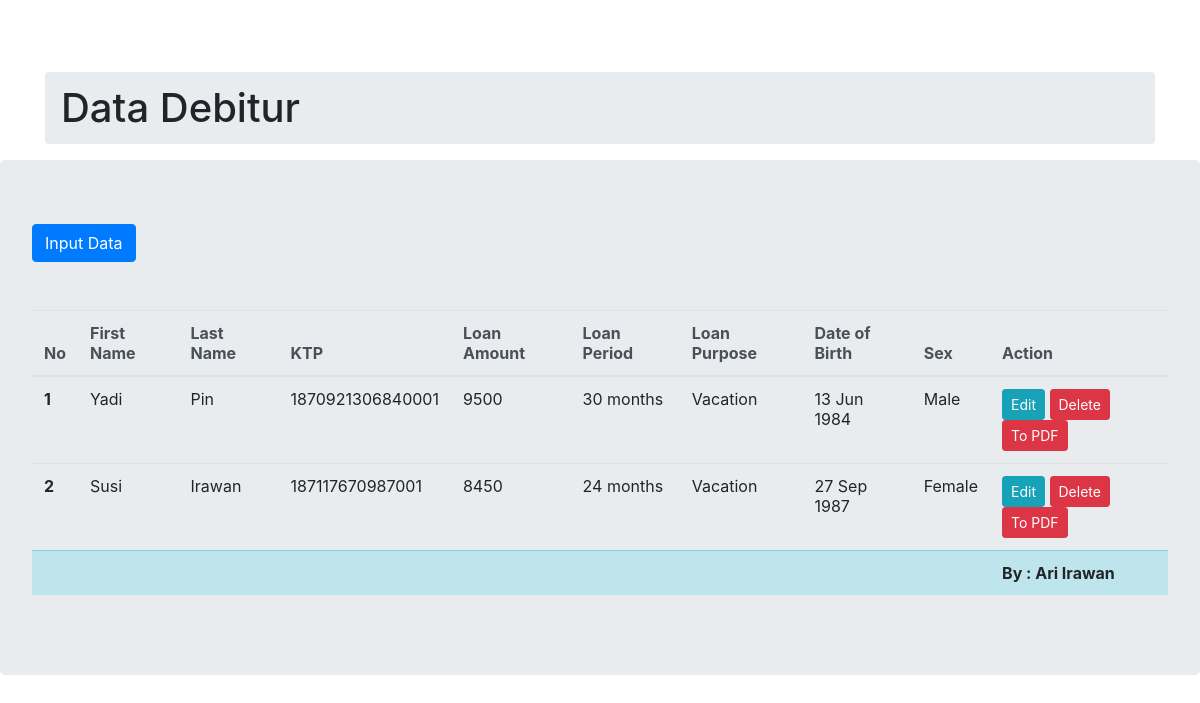
The page / on the database its author committed.
### tables this page shows
CREATE TABLE `debtor` (
  `id_debtor` int(11) NOT NULL,
  `name_debtor` varchar(255) NOT NULL,
  `name_debtor2` varchar(255) NOT NULL,
  `ktp_debtor` varchar(255) NOT NULL,
  `loan_amount` bigint(20) NOT NULL,
  `loan_period` int(11) NOT NULL,
  `loan_purpose` varchar(255) NOT NULL,
  `dob_debtor` date NOT NULL,
  `sex_debtor` int(11) NOT NULL
);

CREATE TABLE `period` (
  `id_period` int(11) NOT NULL,
  `period_time` int(11) NOT NULL
);

CREATE TABLE `purpose` (
  `id_purpose` int(11) NOT NULL,
  `desc_purpose` varchar(255) NOT NULL
);

### database.php (called while the page is built, shortened)
<?php
class database{
	var $host = "localhost";
	var $uname = "root";
	var $pass = "";
	var $dbd = "ari_irawan_bank_amar";
  var $conn = "";
	function __construct(){
		$this->conn=mysqli_connect($this->host, $this->uname, $this->pass,$this->dbd);
  }
  function tampil_data(){
    $data =
    "SELECT * FROM debtor as a
    join purpose as b on a.loan_purpose = b.id_purpose
    join period as c on c.id_period = a.loan_period";
    $result=mysqli_query($this->conn,$data);
    return $result;
  }
}

### index.php (the view, shortened to what this page needs)
<?php
include 'database.php';
include 'script.php';
$db = new database();
?>
<!doctype html>
<html lang="en">
  <head>
  </head>
  <body>
  <div class="container">
  <br><br><br>
    <h1 class="breadcrumb">Data Debitur</h1>
    </div>
    <div class="jumbotron">
    <a class="btn btn-primary" href="input.php">Input Data</a><br><br><br>
<table class="table ">
  <thead class="thead-light">
    <tr>
      <th scope="col">No</th>
      <th scope="col">First Name</th>
      <th scope="col">Last Name</th>
      <th scope="col">KTP</th>
      <th scope="col">Loan Amount</th>
      <th scope="col">Loan Period</th>
      <th scope="col">Loan Purpose</th>
      <th scope="col">Date of Birth</th>
      <th scope="col">Sex</th>
      <th scope="col">Action</th>
    </tr>
  </thead>
  <tbody>
<?php $r=1;
if ($db->tampil_data()->num_rows =='0' or $db->tampil_data()->num_rows ==null ) { ?>
  <tr>
  <td colspan="10" style="text-align:center">Data Kosong</td>
</tr>
<?php
} else {
foreach($db->tampil_data() as $x){
?>
    <tr>
      <th scope="row"><?php echo $r;?></th>
      <td><?php echo $x['name_debtor']; ?></td>
      <td><?php echo $x['name_debtor2']; ?></td>
      <td><?php echo $x['ktp_debtor']; ?></td>
      <td><?php echo $x['loan_amount']; ?></td>
      <td><?php echo $x['period_time']; ?> months</td>
      <td><?php echo $x['desc_purpose']; ?></td>
      <td><?php echo date('d M Y', strtotime($x['dob_debtor'])); ?></td>
      <td><?php  if ($x['sex_debtor']=='1')
          { echo "Male";}
            else if ($x['sex_debtor']=='2')
          {echo "Female";}
            else
          { echo "Error";} ?>
      </td>
      <td>
        <a class="btn btn-mini btn-info btn-sm" href="edit.php?id=<?php echo $x['id_debtor']; ?>&aksi=edit">Edit</a>
        <a class="btn btn-mini btn-danger btn-sm" href="proses.php?id=<?php echo $x['id_debtor']; ?>&aksi=hapus">Delete</a>
        <a class="btn btn-mini btn-danger btn-sm" href="cetak.php?id=<?php echo $x['id_debtor']; ?>&aksi=print">To PDF</a>
      </td>
    </tr>
<?php $r++;} }?>
  </tbody>
  <tfoot class="table-info">
    <tr>
      <th colspan="9"></th>
      <th colspan="1">By : Ari Irawan</th>
    </tr>
  </tfoot>
</table>
</div>
    </body>
</html>

### script.php (shortened to what this page needs)
<link rel="stylesheet" href="https://stackpath.bootstrapcdn.com/bootstrap/4.4.1/css/bootstrap.min.css">

### rows shown on the page
debtor: name_debtor "Yadi", name_debtor2 "Pin", ktp_debtor "1870921306840001", loan_amount "9500", period.period_time "30", purpose.desc_purpose "Vacation", dob_debtor "13 Jun 1984", sex_debtor "Male"
debtor: name_debtor "Susi", name_debtor2 "Irawan", ktp_debtor "187117670987001", loan_amount "8450", period.period_time "24", purpose.desc_purpose "Vacation", dob_debtor "27 Sep 1987", sex_debtor "Female"
